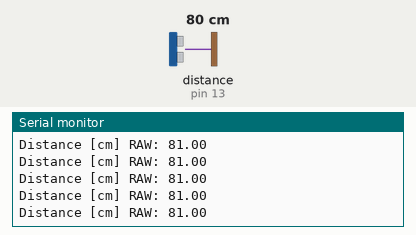
A sketch run on a simulated Arduino Uno, built with avr-gcc and run on an emulated ATmega328P. Parts: the last lines printed to the serial monitor. The inputs (shaded band) are chosen by the test bench; at power-on: distance to the obstacle (sensor on pin 13) 80 cm. The echo pulse lasts 58.3 µs per cm.

Above: at 1.2 s.
1.3 s: distance to the obstacle (sensor on pin 13) set to 2 cm
At 1.38 s:
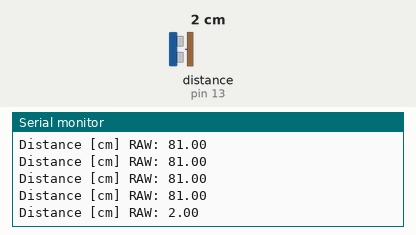
2.8 s: distance to the obstacle (sensor on pin 13) set to 4 cm
At 2.8 s:
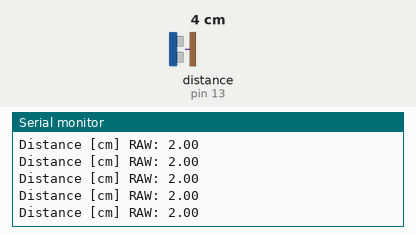
Timing chart, 0 to 5.8 s (numbered marks = the images above; inputs shaded):
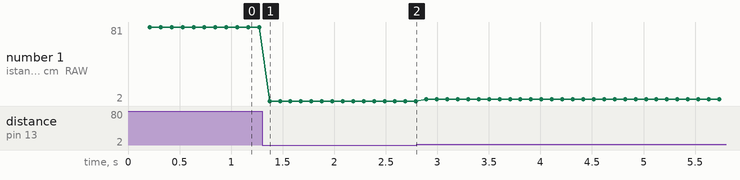

The sketch:

SensorFilter-NewPing.ino
```cpp
// ---------------------------------------------------------------------------
// Example NewPing library sketch that does a ping about 20 times per second.
// ---------------------------------------------------------------------------

#include <NewPing.h>
#include "InputPipeline.h"

#define TRIGGER_PIN 12    // Arduino pin tied to trigger pin on the ultrasonic sensor.
#define ECHO_PIN 13       // Arduino pin tied to echo pin on the ultrasonic sensor.
#define MAX_DISTANCE 200  // Maximum distance we want to ping for (in centimeters). Maximum sensor distance is rated at 400-500cm.

InputPipeline sonarInput;

NewPing sonar(TRIGGER_PIN, ECHO_PIN, MAX_DISTANCE);  // NewPing setup of pins and maximum distance.

float sonar_distance = 0.0;

void setup() {
  Serial.begin(115200);                      // Open serial monitor at 115200 baud to see ping results.
  sonarInput.useClampedGuard(10, 100);       // Acceptable range
  sonarInput.useDeadband(2.0);               // Stable unless change exceeds ±2
  sonarInput.useAdaptiveSmoother(0.2, 3.0);  // Smooth flickers within ±3
}

void loop() {
  delay(100);                        // Wait 50ms between pings (about 20 pings/sec). 29ms should be the shortest delay between pings.
  sonar_distance = sonar.ping_cm();  // Send ping, get distance in cm and print result (0 = outside set distance range)
  Serial.print("Distance [cm] RAW: ");
  Serial.print(sonar_distance);

  if (sonarInput.update(sonar_distance)) {
    float cleanDistance = sonarInput.get();
    Serial.print(" - filtered: ");
    Serial.print(cleanDistance);
  }
  Serial.println();
}
```

AdaptiveSmoother.h
```cpp
#ifndef ADAPTIVE_SMOOTHER_H
#define ADAPTIVE_SMOOTHER_H

/**
 * @brief Applies exponential smoothing only when input variation is below a defined threshold.
 *
 * Useful for scenarios where occasional large input jumps are meaningful and should not be smoothed,
 * but small oscillations should be stabilized.
 */
class AdaptiveSmoother {
  float alpha;            ///< Smoothing factor
  float lastValue;        ///< Last smoothed or raw value
  bool initialized;       ///< Tracks if the smoother is initialized
  float jitterThreshold;  ///< Maximum delta to apply smoothing

public:
  /**
     * @brief Constructs an adaptive smoother.
     *
     * @param alpha Smoothing factor for EMA (e.g., 0.2).
     * @param jitterThreshold Values within this delta will be smoothed; otherwise replaced directly.
     */
  AdaptiveSmoother(float alpha = 0.3, float jitterThreshold = 3.0)
    : alpha(alpha), lastValue(0.0), initialized(false), jitterThreshold(jitterThreshold) {}

  /**
     * @brief Updates the smoother with a new input.
     *
     * @param input Raw input value.
     * @return New smoothed or direct value based on input fluctuation.
     */
  float update(float input) {
    if (!initialized) {
      lastValue = input;
      initialized = true;
    } else {
      float delta = abs(input - lastValue);
      if (delta <= jitterThreshold) {
        lastValue = alpha * input + (1 - alpha) * lastValue;  // smooth small change
      } else {
        lastValue = input;  // accept jump directly
      }
    }
    return lastValue;
  }

  /**
     * @brief Returns the current internal value.
     */
  float get() const {
    return lastValue;
  }

  /**
     * @brief Resets internal state.
     */
  void reset() {
    initialized = false;
  }
};

#endif
```

ClampedFilter.h
```cpp
#ifndef CLAMPED_FILTER_H
#define CLAMPED_FILTER_H

/**
 * @brief Rejects readings that fall outside an acceptable range.
 *
 * Useful for sensors like ultrasonic rangefinders, where extreme values
 * (near zero or max range) often indicate faulty measurements.
 */
class ClampedFilter {
  int minValid;  ///< Minimum accepted value (inclusive)
  int maxValid;  ///< Maximum accepted value (inclusive)
  int lastGood;  ///< Last valid value passed through

public:
  /**
     * @brief Constructs a ClampedFilter.
     *
     * @param minValid Minimum allowed value. Readings below this will be rejected.
     * @param maxValid Maximum allowed value. Readings above this will be rejected.
     */
  ClampedFilter(int minValid, int maxValid)
    : minValid(minValid), maxValid(maxValid), lastGood(0) {}

  /**
     * @brief Checks whether the input is within the valid range.
     *
     * @param input The raw value to check.
     * @return True if valid. False if outside allowed range.
     *         If valid, the value is stored internally as the latest good value.
     */
  bool isValid(int input) {
    if (input < minValid || input > maxValid) return false;
    lastGood = input;
    return true;
  }

  /**
     * @brief Gets the last value that was accepted as valid.
     *
     * @return Last valid input.
     */
  int getLastGood() const {
    return lastGood;
  }
};

#endif
```

DeadbandGate.h
```cpp
#ifndef DEADBAND_GATE_H
#define DEADBAND_GATE_H

/**
 * @brief Holds the last stable value and only allows updates when the input deviates beyond a threshold.
 */
class DeadbandGate {
  float center;
  float tolerance;
  bool initialized;

public:
  /**
     * @param tolerance Acceptable range around the last stable value (e.g. 2.0 for ±2 deadband).
     */
  DeadbandGate(float tolerance = 2.0)
    : center(0.0), tolerance(tolerance), initialized(false) {}

  /**
     * @brief Check whether input deviates enough to be considered a change.
     * @param input New input to check.
     * @return True if the input is outside the deadband.
     */
  bool isOutside(float input) {
    if (!initialized) {
      center = input;
      initialized = true;
      return true;
    }
    float delta = abs(input - center);
    if (delta > tolerance) {
      center = input;
      return true;
    }
    return false;
  }

  /**
     * @brief Get the last accepted center value.
     */
  float getCenter() const {
    return center;
  }

  /**
     * @brief Reset the state.
     */
  void reset() {
    initialized = false;
  }
};

#endif
```

InputPipeline.h
```cpp
#ifndef INPUT_PIPELINE_H
#define INPUT_PIPELINE_H

#include "ZeroGuardFilter.h"
#include "ClampedFilter.h"
#include "AdaptiveSmoother.h"
#include "DeadbandGate.h"

/**
 * @brief Composable pipeline that validates and (optionally) filters input signals.
 */
class InputPipeline {
  ZeroGuardFilter* zeroGuard;
  ClampedFilter* clampedGuard;
  AdaptiveSmoother* smoother;
  DeadbandGate* deadband;
  float lastValue;


public:
  InputPipeline()
    : zeroGuard(nullptr), clampedGuard(nullptr), smoother(nullptr), lastValue(0.0f) {}

  void useZeroGuard(int size, int threshold) {
    if (zeroGuard) delete zeroGuard;
    zeroGuard = new ZeroGuardFilter(size, threshold);
  }

  void useDeadband(float tolerance) {
    if (deadband) delete deadband;
    deadband = new DeadbandGate(tolerance);
  }

  void useClampedGuard(int minValue, int maxValue) {
    if (clampedGuard) delete clampedGuard;
    clampedGuard = new ClampedFilter(minValue, maxValue);
  }

  void useAdaptiveSmoother(float alpha, float jitterThreshold) {
    if (smoother) delete smoother;
    smoother = new AdaptiveSmoother(alpha, jitterThreshold);
  }

  bool update(int input) {
    if (zeroGuard && !zeroGuard->isValid(input)) return false;
    if (clampedGuard && !clampedGuard->isValid(input)) return false;

    if (deadband && !deadband->isOutside(input)) {
      return false;  // input within deadband → hold current value
    }

    if (smoother) {
      lastValue = smoother->update(input);
    } else {
      lastValue = input;
    }

    return true;
  }

  float get() const {
    return lastValue;
  }

  void reset() {
    if (smoother) smoother->reset();
    lastValue = 0.0f;
  }

  ~InputPipeline() {
    if (zeroGuard) delete zeroGuard;
    if (clampedGuard) delete clampedGuard;
    if (smoother) delete smoother;
    if (deadband) delete deadband;
  }
};

#endif
```

ZeroGuardFilter.h
```cpp
#ifndef ZERO_GUARD_FILTER_H
#define ZERO_GUARD_FILTER_H

/**
 * @brief Filters out unexpected or spurious zero values based on recent history.
 *
 * Especially useful for analog knobs or sliders where 0 can be both valid and erroneous
 * (e.g., circuit disconnection vs intentional input).
 */
class ZeroGuardFilter {
  int* history;   ///< Circular buffer to store recent values
  int size;       ///< Length of history buffer
  int index;      ///< Current write index
  int threshold;  ///< Value above which a sample is considered "high" (i.e., not zero-ish)

public:
  /**
     * @brief Constructs a ZeroGuardFilter.
     *
     * @param size Number of past readings to track (default 5).
     * @param threshold Values above this are considered stable. Values <= threshold are "low".
     */
  ZeroGuardFilter(int size = 5, int threshold = 5)
    : size(size), index(0), threshold(threshold) {
    history = new int[size];
    for (int i = 0; i < size; ++i) history[i] = 0;
  }

  ~ZeroGuardFilter() {
    delete[] history;
  }

  /**
     * @brief Determines whether a given input is a valid value or a faulty zero.
     *
     * @param input The raw value to assess.
     * @return True if the zero is likely intentional or the value is non-zero.
     *         False if the zero appears to be a disconnection or glitch.
     */
  bool isValid(int input) {
    history[index] = input;
    index = (index + 1) % size;

    if (input != 0) return true;

    int highCount = 0;
    for (int i = 0; i < size; ++i)
      if (history[i] > threshold) highCount++;

    return highCount < (size / 2);  // mostly low = likely valid zero
  }
};

#endif
```

Measured:
- after the input at 1.3 s, the serial monitor: prints a new line after 0.07 s (image 1)
- plotted number 1: 81 → 2 after the input at 1.3 s, 2 → 4 after the input at 2.8 s
